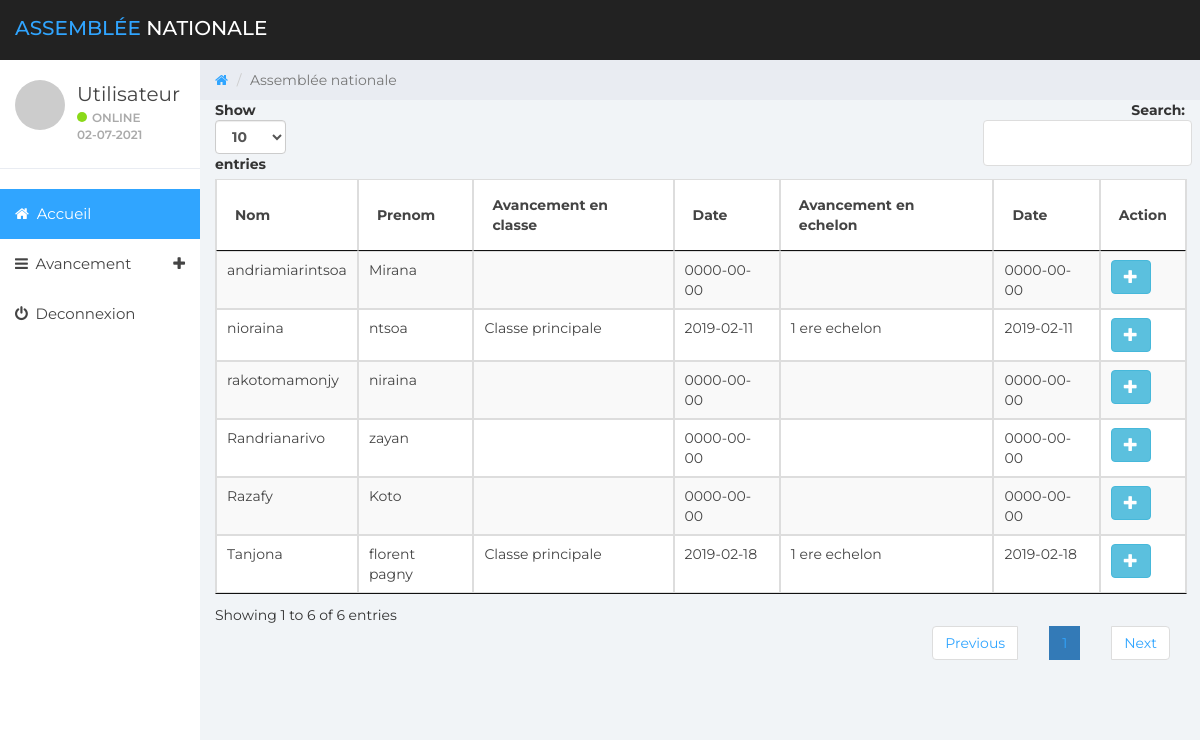
The app's page /classP.php with its own data.
### tables this page shows
CREATE TABLE `avancement` (
  `id_av` int(11) NOT NULL,
  `nom` text NOT NULL,
  `prenom` text NOT NULL,
  `DcEchelonU` text NOT NULL,
  `dateDcEchelonU` date NOT NULL,
  `DcEchelonD` text NOT NULL,
  `dateDcEchelonD` date NOT NULL,
  `DcEchelonT` text NOT NULL,
  `dateDcEchelonT` date NOT NULL,
  `PcEchelonU` text NOT NULL,
  `datePcEchelonU` date NOT NULL,
  `PcEchelonD` text NOT NULL,
  `datePcEchelonD` date NOT NULL,
  `PcEchelonT` text NOT NULL,
  `datePcEchelonT` date NOT NULL,
  `CpEchelonU` text NOT NULL,
  `dateCpEchelonU` date NOT NULL,
  `CpEchelonD` text NOT NULL,
  `dateCpEchelonD` date NOT NULL,
  `CpEchelonT` text NOT NULL,
  `dateCpEchelonT` date NOT NULL,
  `CeEchelonU` text NOT NULL,
  `dateCeEchelonU` date NOT NULL,
  `CeEchelonD` text NOT NULL,
  `dateCeEchelonD` date NOT NULL,
  `dateDc` date NOT NULL,
  `datePc` date NOT NULL,
  `dateCp` date NOT NULL,
  `dateCe` date NOT NULL,
  `classeD` text NOT NULL,
  `classeU` text NOT NULL,
  `classeP` text NOT NULL,
  `classeE` text NOT NULL
);

### classP.php (the view, shortened to what this page needs)
<!DOCTYPE html>
<html>
<head>
	<link href="css/bootstrap.min.css" rel="stylesheet">
	<link href="css/font-awesome.min.css" rel="stylesheet">
	<link href="css/datepicker3.css" rel="stylesheet">
	<link href="css/styles.css" rel="stylesheet">
	<link rel="stylesheet" type="text/css" href="css/table/datatables.css">
  <link rel="stylesheet" type="text/css" href="css/table/datatables.min.css">
</head>
<body>
	<nav class="navbar navbar-custom navbar-fixed-top" role="navigation">
		<div class="container-fluid">
			<div class="navbar-header">
				<a class="navbar-brand" href="#"><span>Assemblée</span> Nationale</a>
			</div>
		</div>
	</nav>
<?php
include('header.php');
?>
	<div class="col-sm-9 col-sm-offset-3 col-lg-10 col-lg-offset-2 main">
		<div class="row">
			<ol class="breadcrumb">
				<li><a href="#">
					<em class="fa fa-home"></em>
				</a></li>
				<li class="active">Assemblée nationale</li>
			</ol>
		</div>
		<div class="row">
			<div class="col-lg-12">
<?php
include("dbConfig.php");
$query = "SELECT * FROM `avancement`";
$result = $conn->query($query);
?>
<table id="dtBasicExample" class="table table-striped table-bordered" cellspacing="0" width="100%">
  <thead class="thead-dark">
    <tr>
      <th class="th-sm">Nom
      </th>
      <th class="th-sm">Prenom
      </th>
      <th class="th-sm">Avancement en classe
      </th>
      <th class="th-sm">Date
      </th>
      <th class="th-sm">Avancement en echelon
      </th>
      <th class="th-sm">Date
      </th>
       <th class="th-sm">Action
      </th>
    </tr>
  </thead>
  <tbody>
                        <?php
                            while ($row = $result->fetch_assoc()) {
                        ?>
   <tr>
                            <td><?php echo $row['nom']; ?></td>
                            <td><?php echo $row['prenom']; ?></td>
                            <td><?php echo $row['classeP']; ?></td>
                            <td><?php echo $row['dateCp']; ?></td>
                            <td><?php echo $row['CpEchelonU']; ?></td>
                            <td><?php echo $row['dateCpEchelonU']; ?></td>
                            <td>
                                <a href="reloadP.php?id_av=<?php echo $row['id_av']; ?>" class="btn btn-info"  role="button"><i class="glyphicon glyphicon-plus"></i></a>
                            </td>
                        </tr>
                        <?php
                                  }
                        ?>
  </tbody>
</table>
<br>
			</div>
		</div>
	</div>
</body>
</body>
</html>

### css/styles.css (style rules this page uses)
body { background: #f1f4f7; padding-top: 60px; font-size: 14px; color: #444444; font-family: "Montserrat", "Helvetica Neue", Helvetica, Arial, sans-serif; }
a, a:hover, a:focus { color: #30a5ff; }
.navbar-custom { background: #222; height: 60px; }
.navbar-header .navbar-brand { color: #fff; font-size: 20px; text-transform: uppercase; font-weight: 500; height: 60px; padding-top: 18px; }
.navbar-header .navbar-brand span { color: #30a5ff; }
.navbar { border: 0; }
@media (min-width: 768px) { .navbar-header { width: 100%; } }
.breadcrumb { border-radius: 0; padding: 10px 15px 10px 15px; background: #e9ecf2; margin: 0; }
.table { background: #fff; }
.table > thead > tr > th { border-bottom: 1px solid #e6e7e8; vertical-align: middle; height: 50px; }

### css/table/datatables.css (style rules this page uses)
table.dataTable { width: 100%; margin: 0 auto; clear: both; border-collapse: separate; border-spacing: 0; }
table.dataTable thead th, table.dataTable tfoot th { font-weight: bold; }
table.dataTable thead th, table.dataTable thead td { padding: 10px 18px; border-bottom: 1px solid #111; }
table.dataTable thead .sorting, table.dataTable thead .sorting_asc, table.dataTable thead .sorting_desc, table.dataTable thead .sorting_asc_disabled, table.dataTable thead .sorting_desc_disabled { cursor: pointer; *cursor: hand; background-repeat: no-repeat; background-position: center right; }
table.dataTable thead .sorting { background-image: url("DataTables-1.10.18/images/sort_both.png"); }
table.dataTable thead .sorting_asc { background-image: url("DataTables-1.10.18/images/sort_asc.png"); }
table.dataTable tbody tr { background-color: #ffffff; }
table.dataTable tbody th, table.dataTable tbody td { padding: 8px 10px; }
table.dataTable.no-footer { border-bottom: 1px solid #111; }
table.dataTable, table.dataTable th, table.dataTable td { box-sizing: content-box; }

### records on screen
avancement: nom "Tanjona", prenom "florent pagny", classeP "Classe principale", dateCp "2019-02-18", CpEchelonU "1 ere echelon", dateCpEchelonU "2019-02-18"
avancement: nom "andriamiarintsoa", prenom "Mirana", dateCp "0000-00-00", dateCpEchelonU "0000-00-00"
avancement: nom "rakotomamonjy", prenom "niraina", dateCp "0000-00-00", dateCpEchelonU "0000-00-00"
avancement: nom "nioraina", prenom "ntsoa", classeP "Classe principale", dateCp "2019-02-11", CpEchelonU "1 ere echelon", dateCpEchelonU "2019-02-11"
avancement: nom "Randrianarivo", prenom "zayan", dateCp "0000-00-00", dateCpEchelonU "0000-00-00"
avancement: nom "Razafy", prenom "Koto", dateCp "0000-00-00", dateCpEchelonU "0000-00-00"
